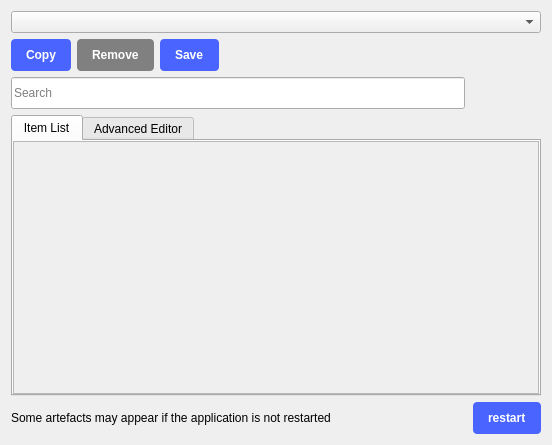
<?xml version="1.0" encoding="UTF-8"?>
<ui version="4.0">
 <class>ScopyColorEditor</class>
 <widget class="QWidget" name="ScopyColorEditor">
  <property name="geometry">
   <rect>
    <x>0</x>
    <y>0</y>
    <width>552</width>
    <height>445</height>
   </rect>
  </property>
  <property name="windowTitle">
   <string>Form</string>
  </property>
  <property name="styleSheet">
   <string notr="true"/>
  </property>
  <layout class="QVBoxLayout" name="verticalLayout">
   <property name="spacing">
    <number>6</number>
   </property>
   <item>
    <widget class="QComboBox" name="stylesheetsCmbBox">
     <property name="sizePolicy">
      <sizepolicy hsizetype="Expanding" vsizetype="Fixed">
       <horstretch>0</horstretch>
       <verstretch>0</verstretch>
      </sizepolicy>
     </property>
     <property name="sizeAdjustPolicy">
      <enum>QComboBox::AdjustToContentsOnFirstShow</enum>
     </property>
    </widget>
   </item>
   <item>
    <layout class="QHBoxLayout" name="horizontalLayout">
     <item>
      <widget class="QPushButton" name="copyBtn">
       <property name="enabled">
        <bool>true</bool>
       </property>
       <property name="minimumSize">
        <size>
         <width>0</width>
         <height>32</height>
        </size>
       </property>
       <property name="styleSheet">
        <string notr="true">
QPushButton {

  text-align: left;
  font-weight: bold;
  padding-left: 15px;
  padding-right: 15px;
  border-radius: 4px;

  background-color: #4a64ff;
  color: #ffffff;

}

QPushButton:pressed {
  background-color: #2a44df;
}

QPushButton:hover {
	background-color: #4a34ff;
}</string>
       </property>
       <property name="text">
        <string>Copy</string>
       </property>
       <property name="flat">
        <bool>false</bool>
       </property>
      </widget>
     </item>
     <item>
      <widget class="QPushButton" name="removeBtn">
       <property name="enabled">
        <bool>false</bool>
       </property>
       <property name="sizePolicy">
        <sizepolicy hsizetype="Minimum" vsizetype="Fixed">
         <horstretch>0</horstretch>
         <verstretch>0</verstretch>
        </sizepolicy>
       </property>
       <property name="minimumSize">
        <size>
         <width>0</width>
         <height>32</height>
        </size>
       </property>
       <property name="styleSheet">
        <string notr="true">
QPushButton {

  text-align: left;
  font-weight: bold;
  padding-left: 15px;
  padding-right: 15px;
  border-radius: 4px;

  background-color: #4a64ff;
  color: #ffffff;

}

QPushButton:pressed {
  background-color: #2a44df;
}

QPushButton:hover {
	background-color: #4a34ff;
}

QPushButton:disabled {
	background-color: gray;
}</string>
       </property>
       <property name="text">
        <string>Remove</string>
       </property>
      </widget>
     </item>
     <item>
      <widget class="QPushButton" name="saveBtn">
       <property name="minimumSize">
        <size>
         <width>0</width>
         <height>32</height>
        </size>
       </property>
       <property name="styleSheet">
        <string notr="true">
QPushButton {

  text-align: left;
  font-weight: bold;
  padding-left: 15px;
  padding-right: 15px;
  border-radius: 4px;

  background-color: #4a64ff;
  color: #ffffff;

}

QPushButton:pressed {
  background-color: #2a44df;
}

QPushButton:hover {
	background-color: #4a34ff;
}</string>
       </property>
       <property name="text">
        <string>Save</string>
       </property>
      </widget>
     </item>
     <item>
      <spacer name="horizontalSpacer">
       <property name="orientation">
        <enum>Qt::Horizontal</enum>
       </property>
       <property name="sizeHint" stdset="0">
        <size>
         <width>40</width>
         <height>20</height>
        </size>
       </property>
      </spacer>
     </item>
    </layout>
   </item>
   <item>
    <layout class="QHBoxLayout" name="horizontalLayout_2">
     <item>
      <widget class="QLineEdit" name="searchLineEdit">
       <property name="maximumSize">
        <size>
         <width>16777215</width>
         <height>32</height>
        </size>
       </property>
       <property name="styleSheet">
        <string notr="true">QLineEdit {
	border-color: grey;
}
</string>
       </property>
       <property name="frame">
        <bool>true</bool>
       </property>
       <property name="placeholderText">
        <string>Search</string>
       </property>
      </widget>
     </item>
     <item>
      <widget class="QPushButton" name="prevMatchBtn">
       <property name="enabled">
        <bool>false</bool>
       </property>
       <property name="minimumSize">
        <size>
         <width>32</width>
         <height>32</height>
        </size>
       </property>
       <property name="maximumSize">
        <size>
         <width>32</width>
         <height>32</height>
        </size>
       </property>
       <property name="text">
        <string/>
       </property>
       <property name="icon">
        <iconset resource="../resources/resources.qrc">
         <normaloff>:/icons/time_trigger_left.svg</normaloff>:/icons/time_trigger_left.svg</iconset>
       </property>
       <property name="iconSize">
        <size>
         <width>32</width>
         <height>32</height>
        </size>
       </property>
       <property name="flat">
        <bool>true</bool>
       </property>
      </widget>
     </item>
     <item>
      <widget class="QPushButton" name="nextMatchBtn">
       <property name="enabled">
        <bool>false</bool>
       </property>
       <property name="minimumSize">
        <size>
         <width>32</width>
         <height>32</height>
        </size>
       </property>
       <property name="maximumSize">
        <size>
         <width>32</width>
         <height>32</height>
        </size>
       </property>
       <property name="text">
        <string/>
       </property>
       <property name="icon">
        <iconset resource="../resources/resources.qrc">
         <normaloff>:/icons/time_trigger_right.svg</normaloff>:/icons/time_trigger_right.svg</iconset>
       </property>
       <property name="iconSize">
        <size>
         <width>32</width>
         <height>32</height>
        </size>
       </property>
       <property name="flat">
        <bool>true</bool>
       </property>
      </widget>
     </item>
    </layout>
   </item>
   <item>
    <widget class="QTabWidget" name="tabWidget">
     <property name="currentIndex">
      <number>0</number>
     </property>
     <property name="movable">
      <bool>true</bool>
     </property>
     <widget class="QWidget" name="itemListWidget">
      <attribute name="title">
       <string>Item List</string>
      </attribute>
      <layout class="QVBoxLayout" name="verticalLayout_2">
       <property name="spacing">
        <number>0</number>
       </property>
       <property name="leftMargin">
        <number>0</number>
       </property>
       <property name="topMargin">
        <number>0</number>
       </property>
       <property name="rightMargin">
        <number>0</number>
       </property>
       <property name="bottomMargin">
        <number>0</number>
       </property>
       <item>
        <widget class="QScrollArea" name="scrollArea">
         <property name="widgetResizable">
          <bool>true</bool>
         </property>
         <widget class="QWidget" name="itemListContents">
          <property name="geometry">
           <rect>
            <x>0</x>
            <y>0</y>
            <width>528</width>
            <height>247</height>
           </rect>
          </property>
          <layout class="QVBoxLayout" name="itemListLayout">
           <property name="spacing">
            <number>3</number>
           </property>
           <property name="leftMargin">
            <number>0</number>
           </property>
           <property name="topMargin">
            <number>0</number>
           </property>
           <property name="rightMargin">
            <number>0</number>
           </property>
           <property name="bottomMargin">
            <number>0</number>
           </property>
          </layout>
         </widget>
        </widget>
       </item>
      </layout>
     </widget>
     <widget class="QWidget" name="advancedEditorWidget">
      <attribute name="title">
       <string>Advanced Editor</string>
      </attribute>
      <layout class="QVBoxLayout" name="verticalLayout_3">
       <property name="spacing">
        <number>0</number>
       </property>
       <property name="leftMargin">
        <number>0</number>
       </property>
       <property name="topMargin">
        <number>0</number>
       </property>
       <property name="rightMargin">
        <number>0</number>
       </property>
       <property name="bottomMargin">
        <number>0</number>
       </property>
       <item>
        <widget class="QTextEdit" name="advancedEditorTextEdit"/>
       </item>
      </layout>
     </widget>
    </widget>
   </item>
   <item>
    <widget class="QWidget" name="restartWarningWidget" native="true">
     <layout class="QHBoxLayout" name="horizontalLayout_3">
      <property name="leftMargin">
       <number>0</number>
      </property>
      <property name="topMargin">
       <number>0</number>
      </property>
      <property name="rightMargin">
       <number>0</number>
      </property>
      <property name="bottomMargin">
       <number>0</number>
      </property>
      <item>
       <widget class="QLabel" name="label">
        <property name="text">
         <string>Some artefacts may appear if the application is not restarted</string>
        </property>
       </widget>
      </item>
      <item>
       <spacer name="horizontalSpacer_2">
        <property name="orientation">
         <enum>Qt::Horizontal</enum>
        </property>
        <property name="sizeHint" stdset="0">
         <size>
          <width>40</width>
          <height>20</height>
         </size>
        </property>
       </spacer>
      </item>
      <item>
       <widget class="QPushButton" name="restartBtn">
        <property name="minimumSize">
         <size>
          <width>0</width>
          <height>32</height>
         </size>
        </property>
        <property name="styleSheet">
         <string notr="true">
QPushButton {
  text-align: left;
  font-weight: bold;
  padding-left: 15px;
  padding-right: 15px;
  border-radius: 4px;

  background-color: #4a64ff;
  color: #ffffff;

}

QPushButton:pressed {
  background-color: #2a44df;
}

QPushButton:hover {
	background-color: #4a34ff;
}</string>
        </property>
        <property name="text">
         <string>restart</string>
        </property>
       </widget>
      </item>
     </layout>
    </widget>
   </item>
  </layout>
 </widget>
 <resources>
  <include location="../resources/resources.qrc"/>
 </resources>
 <connections/>
</ui>
